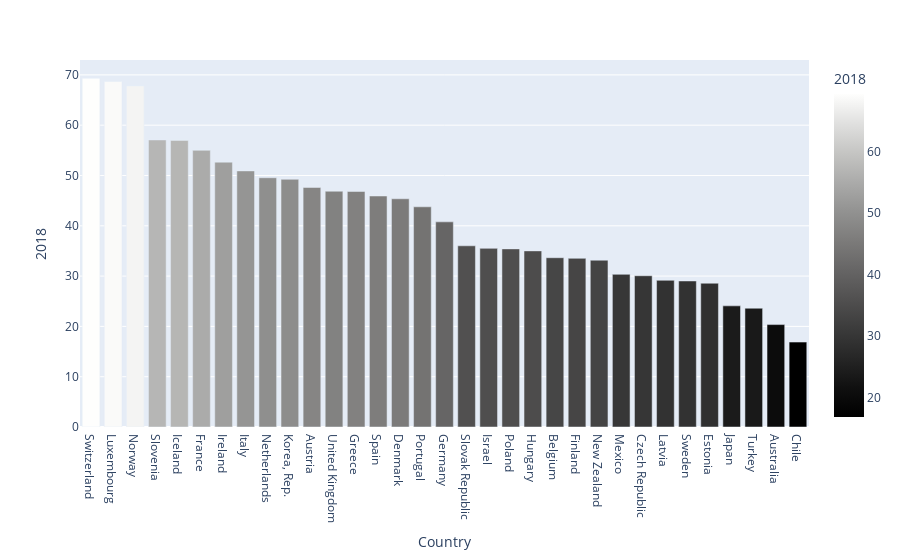

Notebook code cell kept with this figure:
### Code cell
fig1 = px.bar(car_sorted_n, x='Country', y='2018',
             hover_data=['Country', '2018'], color='2018',
             labels={'pop':'population of Canada'}, color_continuous_scale = 'gray', height=600
)
fig1.show()

### Figure 1 — Plotly figure (JSON) as saved in the notebook; plotly's stock layout.template omitted (floating-point values rounded to 4 significant figures)
{"data": [{"alignmentgroup": "True", "hovertemplate": "Country=%{x}<br>2018=%{marker.color}<extra></extra>", "legendgroup": "", "marker": {"color": [69.31, 68.69, 67.8, 57.06, 56.97, 55, 52.65, 50.91, 49.55, 49.24, 47.62, 46.87, 46.82, 45.92, 45.37, 43.77, 40.78, 36.02, 35.51, 35.41, 35.01, 33.65, 33.53, 33.16, 30.35, 30.07, 29.16, 29.03, 28.58, 24.08, 23.61, 20.36, 16.88], "coloraxis": "coloraxis", "pattern": {"shape": ""}}, "name": "", "offsetgroup": "", "orientation": "v", "showlegend": false, "textposition": "auto", "type": "bar", "x": ["Switzerland", "Luxembourg", "Norway", "Slovenia", "Iceland", "France", "Ireland", "Italy", "Netherlands", "Korea, Rep.", "Austria", "United Kingdom", "Greece", "Spain", "Denmark", "Portugal", "Germany", "Slovak Republic", "Israel", "Poland", "Hungary", "Belgium", "Finland", "New Zealand", "Mexico", "Czech Republic", "Latvia", "Sweden", "Estonia", "Japan", "Turkey", "Australia", "Chile"], "xaxis": "x", "y": [69.31, 68.69, 67.8, 57.06, 56.97, 55, 52.65, 50.91, 49.55, 49.24, 47.62, 46.87, 46.82, 45.92, 45.37, 43.77, 40.78, 36.02, 35.51, 35.41, 35.01, 33.65, 33.53, 33.16, 30.35, 30.07, 29.16, 29.03, 28.58, 24.08, 23.61, 20.36, 16.88], "yaxis": "y"}], "layout": {"autosize": true, "barmode": "relative", "coloraxis": {"colorbar": {"title": {"text": "2018"}}, "colorscale": [[0, "rgb(0, 0, 0)"], [0.09091, "rgb(16, 16, 16)"], [0.1818, "rgb(38, 38, 38)"], [0.2727, "rgb(59, 59, 59)"], [0.3636, "rgb(81, 80, 80)"], [0.4545, "rgb(102, 101, 101)"], [0.5455, "rgb(124, 123, 122)"], [0.6364, "rgb(146, 146, 145)"], [0.7273, "rgb(171, 171, 170)"], [0.8182, "rgb(197, 197, 195)"], [0.9091, "rgb(224, 224, 223)"], [1, "rgb(254, 254, 253)"]]}, "legend": {"tracegroupgap": 0}, "margin": {"t": 60}, "xaxis": {"anchor": "y", "autorange": true, "domain": [0, 1], "range": [-0.5, 32.5], "title": {"text": "Country"}, "type": "category"}, "yaxis": {"anchor": "x", "autorange": true, "domain": [0, 1], "range": [0, 72.96], "title": {"text": "2018"}, "type": "linear"}}}
